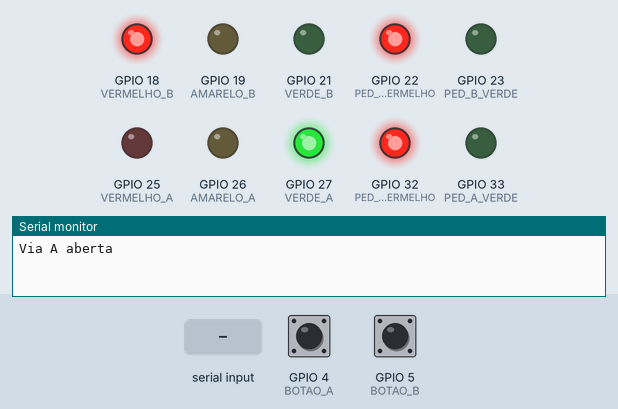
Simulated run of this program. Board: ESP32. On the bench: output pins drawn as LEDs (lit = HIGH), the last lines printed to the serial monitor. The inputs (shaded band) are chosen by the test bench; at power-on: GPIO 5 (BOTAO_B) HIGH, GPIO 4 (BOTAO_A) HIGH.

Above: at 4.3 s.
4.4 s: "R" received over Serial
At 5.3 s:
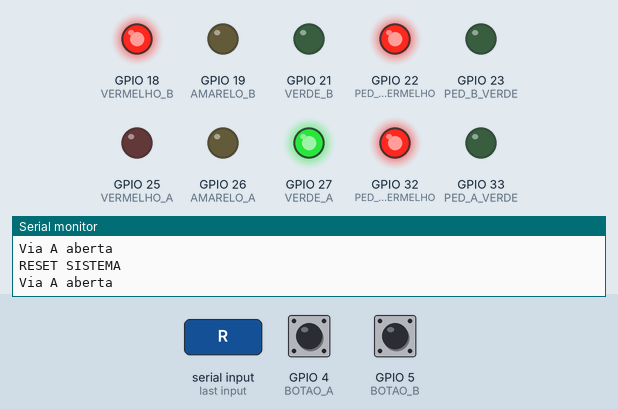
7.4 s: GPIO 5 (BOTAO_B) pulled LOW for 0.15 s
At 17.6 s:
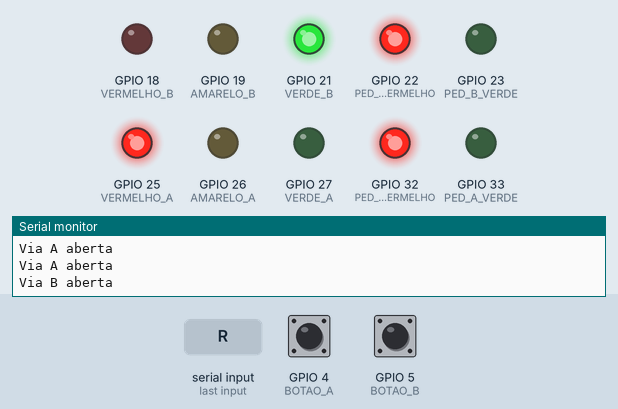
18.9 s: GPIO 4 (BOTAO_A) pulled LOW for 1 s
At 23.65 s:
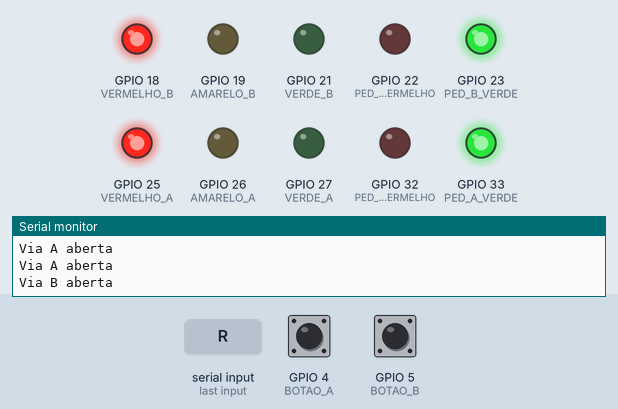
Timing chart, 0 to 23.9 s (numbered marks = the images above; inputs shaded):
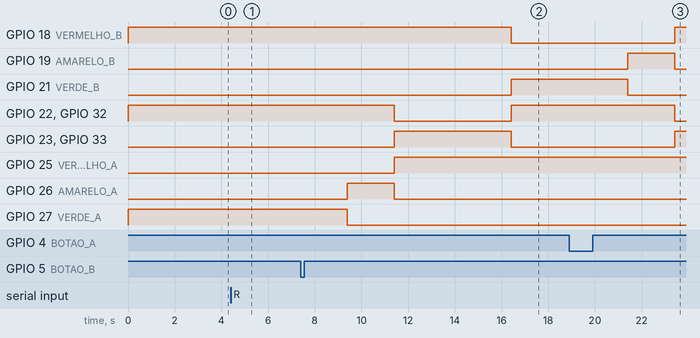

Measured:
- after the input at 4.4 s, GPIO 18 (VERMELHO_B): stays HIGH (without the input it goes to LOW after 2.6 s); GPIO 21 (VERDE_B): stays LOW (without the input it goes to HIGH after 2.6 s)
- after the input at 7.4 s, GPIO 19 (AMARELO_B): stays LOW (without the input it goes to HIGH after 9.0 s); GPIO 22 (PED_B_VERMELHO): HIGH → LOW after 4.0 s, → HIGH 5.0 s later
- after the input at 18.9 s, GPIO 22 (PED_B_VERMELHO), GPIO 32 (PED_A_VERMELHO): HIGH → LOW after 4.5 s; GPIO 23 (PED_B_VERDE), GPIO 33 (PED_A_VERDE): LOW → HIGH after 4.5 s; GPIO 25 (VERMELHO_A): stays HIGH (without the input it goes to LOW after 4.5 s); GPIO 27 (VERDE_A): stays LOW (without the input it goes to HIGH after 4.5 s)

The program:

main.cpp
```cpp
#include <Arduino.h>

// ==========================
// VIA A
// ==========================
#define VERDE_A 27
#define AMARELO_A 26
#define VERMELHO_A 25

// ==========================
// VIA B
// ==========================
#define VERDE_B 21
#define AMARELO_B 19
#define VERMELHO_B 18

// ==========================
// PEDESTRES
// ==========================
#define PED_A_VERDE 33
#define PED_A_VERMELHO 32

#define PED_B_VERDE 23
#define PED_B_VERMELHO 22

// ==========================
// BOTÕES
// ==========================
#define BOTAO_A 4
#define BOTAO_B 5

// ==========================
// TEMPOS
// ==========================

// tempo sem receber sinal (ms)
unsigned long tempoSemSinal = 5000;

// tempo mínimo verde (ms)
unsigned long tempoMinimoVerde = 5000;

// tempo amarelo (ms)
unsigned long tempoAmarelo = 2000;

// tempo máximo verde (ms)
unsigned long tempoMaximoVerde = 15000;

// tempo pedestre (ms)
unsigned long tempoPedestre = 5000;

// ==========================
// ESTADOS
// ==========================

char viaAtual = 'A';

unsigned long ultimoSinalA = 0;
unsigned long ultimoSinalB = 0;

unsigned long inicioVerde = 0;

bool pedidoPedestre = false;

// ==========================
// FUNÇÕES
// ==========================

void delayBotao(int tempo)
{
    unsigned long inicio = millis();
    while (millis() - inicio < tempo)
    {
        if (digitalRead(BOTAO_A) == LOW || digitalRead(BOTAO_B) == LOW)
        {
            pedidoPedestre = true;
        }
        delay(10);
    }
}

void fecharTudo()
{
    digitalWrite(VERDE_A, LOW);
    digitalWrite(AMARELO_A, LOW);
    digitalWrite(VERMELHO_A, HIGH);

    digitalWrite(VERDE_B, LOW);
    digitalWrite(AMARELO_B, LOW);
    digitalWrite(VERMELHO_B, HIGH);
}

void abrirViaA()
{
    fecharTudo();

    digitalWrite(VERMELHO_A, LOW);
    digitalWrite(VERDE_A, HIGH);

    viaAtual = 'A';

    inicioVerde = millis();

    Serial.println("Via A aberta");
}

void abrirViaB()
{
    fecharTudo();

    digitalWrite(VERMELHO_B, LOW);
    digitalWrite(VERDE_B, HIGH);

    viaAtual = 'B';

    inicioVerde = millis();

    Serial.println("Via B aberta");
}

void amarelarViaA()
{
    digitalWrite(VERDE_A, LOW);
    digitalWrite(AMARELO_A, HIGH);

    delayBotao(tempoAmarelo);

    digitalWrite(AMARELO_A, LOW);
    digitalWrite(VERMELHO_A, HIGH);
}

void amarelarViaB()
{
    digitalWrite(VERDE_B, LOW);
    digitalWrite(AMARELO_B, HIGH);

    delayBotao(tempoAmarelo);

    digitalWrite(AMARELO_B, LOW);
    digitalWrite(VERMELHO_B, HIGH);
}

void liberarPedestres()
{
    fecharTudo();

    digitalWrite(PED_A_VERMELHO, LOW);
    digitalWrite(PED_B_VERMELHO, LOW);

    digitalWrite(PED_A_VERDE, HIGH);
    digitalWrite(PED_B_VERDE, HIGH);

    delayBotao(tempoPedestre);

    digitalWrite(PED_A_VERDE, LOW);
    digitalWrite(PED_B_VERDE, LOW);

    digitalWrite(PED_A_VERMELHO, HIGH);
    digitalWrite(PED_B_VERMELHO, HIGH);

    pedidoPedestre = false;

    if (viaAtual == 'A')
        abrirViaA();
    else
        abrirViaB();
}

void resetSistema()
{
    Serial.println("RESET SISTEMA");

    fecharTudo();

    digitalWrite(PED_A_VERDE, LOW);
    digitalWrite(PED_B_VERDE, LOW);

    digitalWrite(PED_A_VERMELHO, HIGH);
    digitalWrite(PED_B_VERMELHO, HIGH);

    pedidoPedestre = false;

    ultimoSinalA = millis();
    ultimoSinalB = millis();

    inicioVerde = millis();

    abrirViaA();
}

// ==========================
// SETUP
// ==========================

void setup()
{
    Serial.begin(115200);

    pinMode(VERDE_A, OUTPUT);
    pinMode(AMARELO_A, OUTPUT);
    pinMode(VERMELHO_A, OUTPUT);

    pinMode(VERDE_B, OUTPUT);
    pinMode(AMARELO_B, OUTPUT);
    pinMode(VERMELHO_B, OUTPUT);

    pinMode(PED_A_VERDE, OUTPUT);
    pinMode(PED_A_VERMELHO, OUTPUT);

    pinMode(PED_B_VERDE, OUTPUT);
    pinMode(PED_B_VERMELHO, OUTPUT);

    pinMode(BOTAO_A, INPUT_PULLUP);
    pinMode(BOTAO_B, INPUT_PULLUP);

    digitalWrite(PED_A_VERMELHO, HIGH);
    digitalWrite(PED_B_VERMELHO, HIGH);

    abrirViaA();
}

// ==========================
// LOOP
// ==========================

void loop()
{
    // RECEBE SERIAL

    if (Serial.available())
    {
        char comando = Serial.read();

        if (comando == 'A')
        {
            ultimoSinalA = millis();
        }
        else if (comando == 'B')
        {
            ultimoSinalB = millis();
        }
        else if (comando == 'P')
        {
            pedidoPedestre = true;
        }
        else if (comando == 'R')
        {
            resetSistema();
        }
    }

    // BOTÕES PEDESTRE

    if (digitalRead(BOTAO_A) == LOW ||
        digitalRead(BOTAO_B) == LOW)
    {
        pedidoPedestre = true;
    }

    // TEMPO MÍNIMO DE VERDE

    if (millis() - inicioVerde < tempoMinimoVerde)
    {
        return;
    }

    // VIA A ABERTA

    if (viaAtual == 'A')
    {
        bool semSinal =
            millis() - ultimoSinalA > tempoSemSinal;

        bool tempoMaximo =
            millis() - inicioVerde > tempoMaximoVerde;

        if (semSinal || tempoMaximo)
            {
                amarelarViaA();

                if (pedidoPedestre)
                {
                    liberarPedestres();

                    abrirViaB();
                }
                else
                {
                    abrirViaB();
                }
            }
        }

    // VIA B ABERTA

    else if (viaAtual == 'B')
    {
        bool semSinal =
            millis() - ultimoSinalB > tempoSemSinal;

        bool tempoMaximo =
            millis() - inicioVerde > tempoMaximoVerde;

        if (semSinal || tempoMaximo)
        {
            amarelarViaB();

            if (pedidoPedestre)
            {
                liberarPedestres();

                abrirViaA();
            }
            else
            {
                abrirViaA();
            }
        }
    }
}
```
